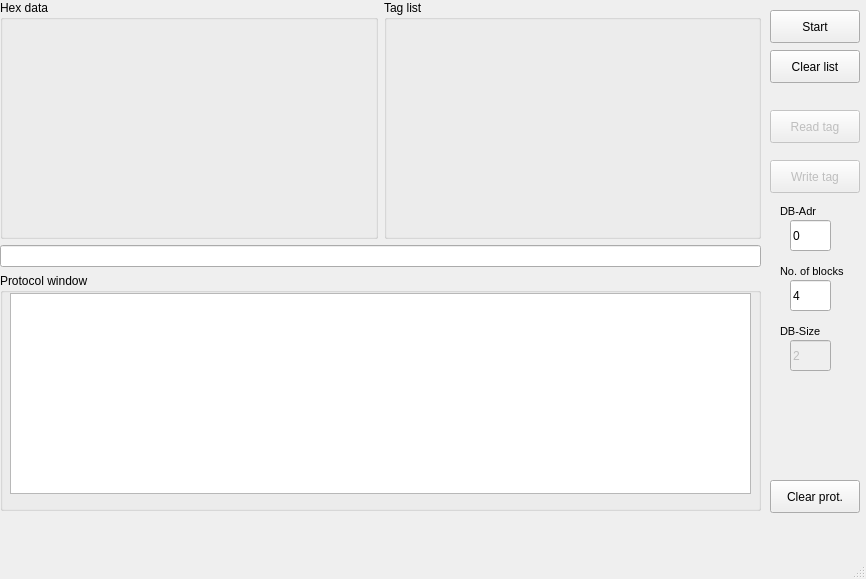
<ui version="4.0" >
 <author>Benjamin Stadin, FEIG ELECTRONIC GmbH</author>
 <class>ISOHostSampleDlg</class>
 <widget class="QMainWindow" name="ISOHostSampleDlg" >
  <property name="geometry" >
   <rect>
    <x>0</x>
    <y>0</y>
    <width>866</width>
    <height>579</height>
   </rect>
  </property>
  <property name="sizePolicy" >
   <sizepolicy>
    <hsizetype>0</hsizetype>
    <vsizetype>0</vsizetype>
    <horstretch>0</horstretch>
    <verstretch>0</verstretch>
   </sizepolicy>
  </property>
  <property name="windowTitle" >
   <string>FEIG ELECTRONIC GmbH - ISO Host Sample</string>
  </property>
  <widget class="QWidget" name="centralwidget" >
   <widget class="QWidget" name="gridLayout" >
    <property name="geometry" >
     <rect>
      <x>0</x>
      <y>0</y>
      <width>761</width>
      <height>511</height>
     </rect>
    </property>
    <layout class="QGridLayout" >
     <property name="margin" >
      <number>0</number>
     </property>
     <property name="spacing" >
      <number>6</number>
     </property>
     <item row="0" column="0" >
      <widget class="QGroupBox" name="hexDataGroupBox" >
       <property name="sizePolicy" >
        <sizepolicy>
         <hsizetype>3</hsizetype>
         <vsizetype>5</vsizetype>
         <horstretch>0</horstretch>
         <verstretch>0</verstretch>
        </sizepolicy>
       </property>
       <property name="title" >
        <string>Hex data</string>
       </property>
      </widget>
     </item>
     <item row="2" column="0" colspan="2" >
      <widget class="QGroupBox" name="protocolGroupBox" >
       <property name="title" >
        <string>Protocol window</string>
       </property>
       <widget class="QTextEdit" name="protocolTextEdit" >
        <property name="geometry" >
         <rect>
          <x>10</x>
          <y>20</y>
          <width>741</width>
          <height>201</height>
         </rect>
        </property>
       </widget>
      </widget>
     </item>
     <item row="0" column="1" >
      <widget class="QGroupBox" name="tagListGroupBox" >
       <property name="sizePolicy" >
        <sizepolicy>
         <hsizetype>3</hsizetype>
         <vsizetype>5</vsizetype>
         <horstretch>0</horstretch>
         <verstretch>0</verstretch>
        </sizepolicy>
       </property>
       <property name="title" >
        <string>Tag list</string>
       </property>
      </widget>
     </item>
     <item row="1" column="0" colspan="2" >
      <widget class="QLineEdit" name="statusLineEdit" />
     </item>
    </layout>
   </widget>
   <widget class="QPushButton" name="clearProtPushButton" >
    <property name="geometry" >
     <rect>
      <x>770</x>
      <y>480</y>
      <width>90</width>
      <height>33</height>
     </rect>
    </property>
    <property name="text" >
     <string>Clear prot.</string>
    </property>
   </widget>
   <widget class="QPushButton" name="startPushButton" >
    <property name="geometry" >
     <rect>
      <x>770</x>
      <y>10</y>
      <width>90</width>
      <height>33</height>
     </rect>
    </property>
    <property name="text" >
     <string>Start</string>
    </property>
   </widget>
   <widget class="QPushButton" name="clearListPushButton" >
    <property name="geometry" >
     <rect>
      <x>770</x>
      <y>50</y>
      <width>90</width>
      <height>33</height>
     </rect>
    </property>
    <property name="text" >
     <string>Clear list</string>
    </property>
   </widget>
   <widget class="QLabel" name="label_3" >
    <property name="geometry" >
     <rect>
      <x>780</x>
      <y>320</y>
      <width>48</width>
      <height>23</height>
     </rect>
    </property>
    <property name="font" >
     <font>
      <pointsize>8</pointsize>
     </font>
    </property>
    <property name="text" >
     <string>DB-Size</string>
    </property>
   </widget>
   <widget class="QLineEdit" name="dbnLineEdit" >
    <property name="geometry" >
     <rect>
      <x>790</x>
      <y>280</y>
      <width>41</width>
      <height>31</height>
     </rect>
    </property>
    <property name="text" >
     <string>4</string>
    </property>
   </widget>
   <widget class="QLabel" name="label_2" >
    <property name="geometry" >
     <rect>
      <x>780</x>
      <y>260</y>
      <width>81</width>
      <height>23</height>
     </rect>
    </property>
    <property name="font" >
     <font>
      <pointsize>8</pointsize>
     </font>
    </property>
    <property name="text" >
     <string>&lt;html>&lt;head>&lt;meta name="qrichtext" content="1" />&lt;style type="text/css">
p, li { white-space: pre-wrap; }
&lt;/style>&lt;/head>&lt;body style=" font-family:'Sans Serif'; font-size:8pt; font-weight:400; font-style:normal; text-decoration:none;">
&lt;p style=" margin-top:0px; margin-bottom:0px; margin-left:0px; margin-right:0px; -qt-block-indent:0; text-indent:0px;">No. of blocks&lt;/p>&lt;/body>&lt;/html></string>
    </property>
   </widget>
   <widget class="QLineEdit" name="dbAdrLineEdit" >
    <property name="geometry" >
     <rect>
      <x>790</x>
      <y>220</y>
      <width>41</width>
      <height>31</height>
     </rect>
    </property>
    <property name="text" >
     <string>0</string>
    </property>
   </widget>
   <widget class="QLabel" name="label" >
    <property name="geometry" >
     <rect>
      <x>780</x>
      <y>200</y>
      <width>42</width>
      <height>23</height>
     </rect>
    </property>
    <property name="font" >
     <font>
      <pointsize>8</pointsize>
     </font>
    </property>
    <property name="text" >
     <string>DB-Adr</string>
    </property>
   </widget>
   <widget class="QPushButton" name="readTagPushButton" >
    <property name="enabled" >
     <bool>false</bool>
    </property>
    <property name="geometry" >
     <rect>
      <x>770</x>
      <y>110</y>
      <width>90</width>
      <height>33</height>
     </rect>
    </property>
    <property name="text" >
     <string>Read tag</string>
    </property>
   </widget>
   <widget class="QPushButton" name="writeTagPushButton" >
    <property name="enabled" >
     <bool>false</bool>
    </property>
    <property name="geometry" >
     <rect>
      <x>770</x>
      <y>160</y>
      <width>90</width>
      <height>33</height>
     </rect>
    </property>
    <property name="text" >
     <string>Write tag</string>
    </property>
   </widget>
   <widget class="QLineEdit" name="dbSizeLineEdit" >
    <property name="enabled" >
     <bool>false</bool>
    </property>
    <property name="geometry" >
     <rect>
      <x>790</x>
      <y>340</y>
      <width>41</width>
      <height>31</height>
     </rect>
    </property>
    <property name="text" >
     <string>2</string>
    </property>
   </widget>
  </widget>
  <widget class="QStatusBar" name="statusbar" />
  <widget class="QMenuBar" name="menubar" >
   <property name="geometry" >
    <rect>
     <x>0</x>
     <y>0</y>
     <width>866</width>
     <height>35</height>
    </rect>
   </property>
  </widget>
  <action name="actionExit" >
   <property name="text" >
    <string>Exit</string>
   </property>
  </action>
  <action name="actionFind_reader" >
   <property name="text" >
    <string>Find reader</string>
   </property>
  </action>
  <action name="actionAbout" >
   <property name="text" >
    <string>About</string>
   </property>
  </action>
 </widget>
 <resources/>
 <connections>
  <connection>
   <sender>actionExit</sender>
   <signal>triggered()</signal>
   <receiver>ISOHostSampleDlg</receiver>
   <slot>close()</slot>
   <hints>
    <hint type="sourcelabel" >
     <x>-1</x>
     <y>-1</y>
    </hint>
    <hint type="destinationlabel" >
     <x>399</x>
     <y>299</y>
    </hint>
   </hints>
  </connection>
 </connections>
</ui>
